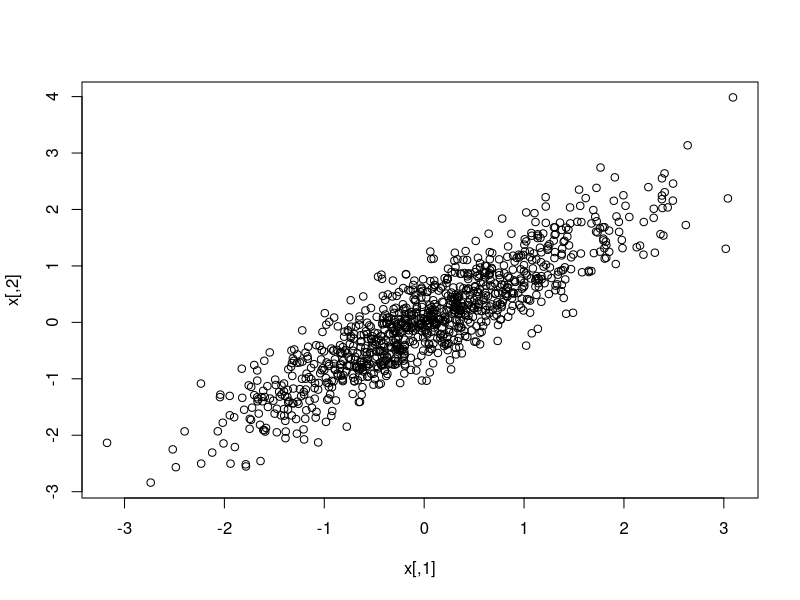
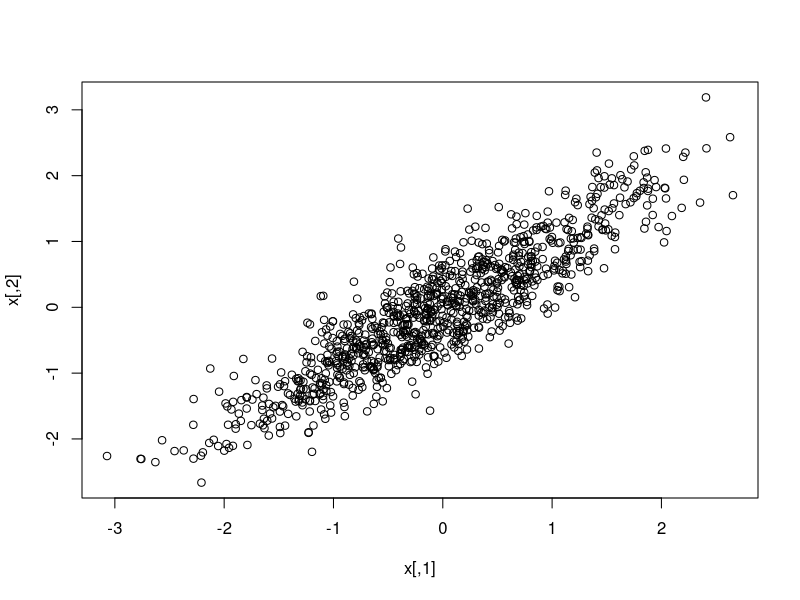
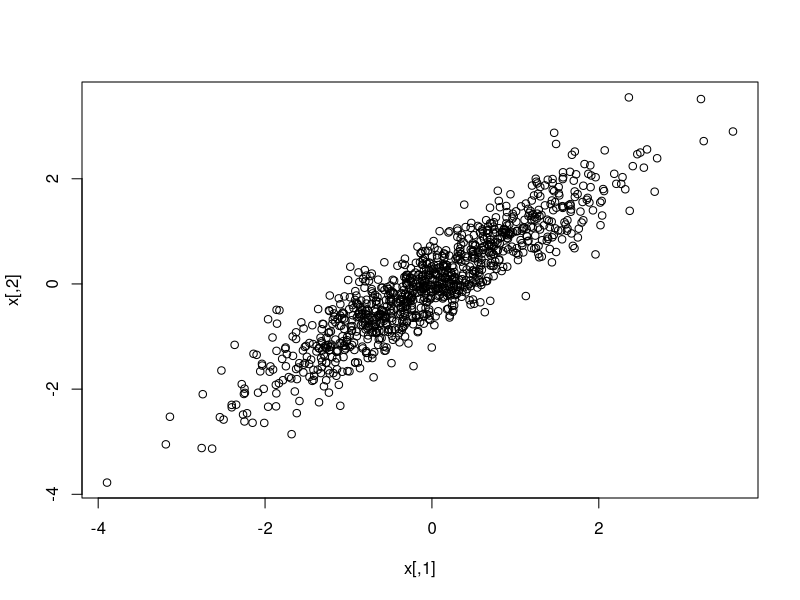

Recreate these plots in R, in order.
sigma = matrix(c(1,0.9,0.9,1),nrow = 2,ncol = 2)
mu = c(0,0)
rmvn.chol <- function(n,sigma,mu){
  d = length(mu)
  Z <- matrix(rnorm(n*d),nrow = n,ncol = d)
  Q <- chol(sigma)
  X <- Z %*% Q + matrix(mu, n, d, byrow = TRUE)
  X
}
x=rmvn.chol(1000,sigma,mu)
plot(x)

rmvn.eigen <- function(n,sigma,mu){
  d = length(mu)
  Z <- matrix(rnorm(n*d),nrow = n,ncol = d)
  eg = eigen(sigma,symmetric = TRUE)
  lmda = eg$values
  P = eg$vectors
  Q = P%*%diag(sqrt(lmda))%*%t(P)
  X <- Z %*% Q + matrix(mu, n, d, byrow = TRUE)
  X
}
x=rmvn.eigen(1000,sigma,mu)
plot(x)

rmvn.svd <- function(n,sigma,mu){
  d = length(mu)
  Z <- matrix(rnorm(n*d),nrow = n,ncol = d)
  S = svd(sigma)
  Q = S$u%*%diag(sqrt(S$d))%*%t(S$v)
  X <- Z %*% Q + matrix(mu, n, d, byrow = TRUE)
  X
}
x = rmvn.svd(1000,sigma,mu)
plot(x)